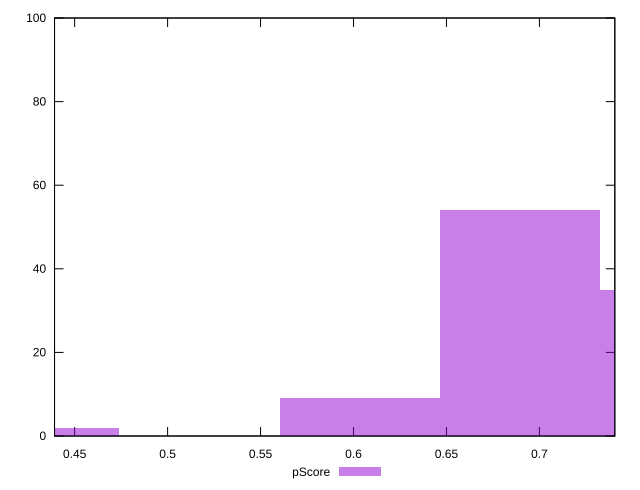

Here is the gnuplot script that generated this plot:
reset

$pScore <<EOF
0.43095260938961544 2
0.6895241750233847 54
0.7757146969013078 35
0.6033336531454616 9
EOF

set key outside below
set boxwidth 0.08619052187792309
set xrange [0.4391764705882353:0.7405555555555555]
set yrange [0:100]
set trange [0:100]
set style fill transparent solid 0.5 noborder
set terminal svg size 640, 490 enhanced background rgb 'white'
set output "report_00017_2021-02-10T15-08-03.406Z/render-blocking-resources/samples/pages+cached+noadtech+nomedia/pScore/histogram.svg"

plot $pScore title "pScore" with boxes

reset
